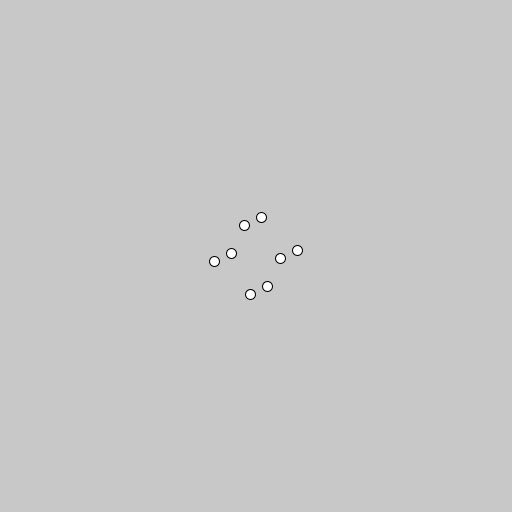
Frame 1 (no input)
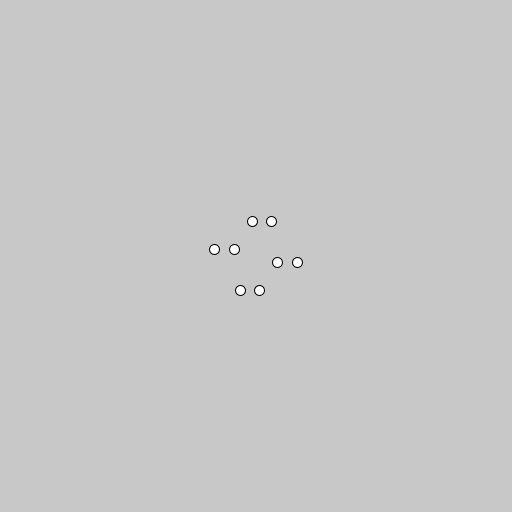
Frame 60 (the mouse pressed at the canvas centre just before this capture)
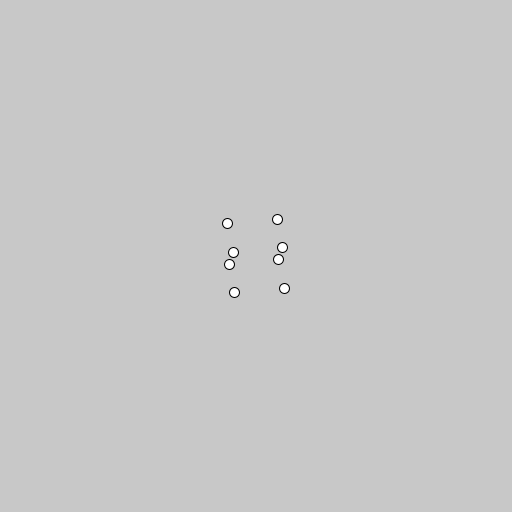
Frame 120 (the mouse held since frame 60 and released just before this capture)

The Processing sketch that drew these frames (run headless with seeded random() and noise(); from frame 60 on, the mouse is pressed at the canvas centre):

// Processing sketch: proyeccion3D
// ── proyeccion3D.pde
PVector [] cubo;

PVector Multiplica3x3PV(float [][] P, PVector p) {
 PVector xyz = new PVector();
 xyz.x = P[0][0] * p.x + P[0][1] * p.y + P[0][2] *p.z;
 xyz.y = P[1][0] * p.x + P[1][1] * p.y + P[1][2] *p.z;
 xyz.z = P[2][0] * p.x + P[2][1] * p.y + P[2][2] *p.z;
 return xyz;   
}


void setup() {
  size(512,512);
  cubo = new PVector[8];
  cubo[0] = new PVector(25, -25, 25);
  cubo[1] = new PVector(25,  25, 25);
  cubo[2] = new PVector(-25, 25, 25);
  cubo[3] = new PVector(-25, -25, 25);
  
  cubo[4] = new PVector(25, -25, -25);
  cubo[5] = new PVector(25, 25, -25);
  cubo[6] = new PVector(-25, 25, -25);
  cubo[7] = new PVector(-25, -25, -25);
}

float [][] Rx(float theta) {
  float [][] rx = {
    {1, 0, 0},
    {0, cos(theta), -sin(theta)},
    {0, sin(theta), cos(theta)}
  };
  return rx;
}

float [][] Ry(float theta) {
  float [][] ry = {
    {cos(theta), 0, sin(theta)},
    { 0, 1 , 0 },
    {-sin(theta), 0, cos(theta) }
  };
  return ry;
}

float [][] Rz(float theta) {
  float [][] rz = {
    {cos(theta), -sin(theta), 0},
    {sin(theta), cos(theta), 0},
    {0, 0, 1}
  };
  return rz;
}

void draw() {
  background(200);
  translate(256, 256);
  float [][] P = {
    {1, 0, 0},
    {0, 1, 0},
    {0, 0, 0}
  };
  float theta = millis()/1000.0f;
  float [][] rx = Rx(theta);
  float [][] ry = Ry(2*theta);
  float [][] rz = Rz(4*theta);
  
  for (PVector c3D : cubo) {
    PVector rz_c3D = Multiplica3x3PV(rz, c3D);
    PVector ry_c3D = Multiplica3x3PV(ry, rz_c3D);
    PVector rx_c3D = Multiplica3x3PV(rx, ry_c3D);
    PVector c2D = Multiplica3x3PV(P, rx_c3D);
    ellipse(c2D.x, c2D.y, 10, 10);
  } 
}

// ── Cubo3D.pde
class Cubo3D {
  PVector [] cubo;
  float [][] P = {
    {1, 0, 0},
    {0, 1, 0},
    {0, 0, 0}
  };
  Cubo3D() {
    cubo = new PVector[8];
    cubo[0] = new PVector(25, -25, 25);
    cubo[1] = new PVector(25,  25, 25);
    cubo[2] = new PVector(-25, 25, 25);
    cubo[3] = new PVector(-25, -25, 25);
  
    cubo[4] = new PVector(25, -25, -25);
    cubo[5] = new PVector(25, 25, -25);
    cubo[6] = new PVector(-25, 25, -25);
    cubo[7] = new PVector(-25, -25, -25);
  }

  PVector Multiplica3x3PV(float [][] P, PVector p) {
   PVector xyz = new PVector();
   xyz.x = P[0][0] * p.x + P[0][1] * p.y + P[0][2] *p.z;
   xyz.y = P[1][0] * p.x + P[1][1] * p.y + P[1][2] *p.z;
   xyz.z = P[2][0] * p.x + P[2][1] * p.y + P[2][2] *p.z;
   return xyz;   
  }
  
  float [][] Rx(float theta) {
    float [][] rx = {
      {1, 0, 0},
      {0, cos(theta), -sin(theta)},
      {0, sin(theta), cos(theta)}
    };
    return rx;
  }

  float [][] Ry(float theta) {
    float [][] ry = {
      {cos(theta), 0, sin(theta)},
      { 0, 1 , 0 },
      {-sin(theta), 0, cos(theta) }
    };
    return ry;
  }

  float [][] Rz(float theta) {
    float [][] rz = {
      {cos(theta), -sin(theta), 0},
      {sin(theta), cos(theta), 0},
      {0, 0, 1}
    };
    return rz;
  }
 
  void RotarX(float theta) {
    float [][] rx = Rx(theta);
    for(int k = 0; k < 8; k++) {
      cubo[k] = Multiplica3x3PV(rx, cubo[k]);
    }
  }
  
  void RotarY(float theta) {
    float [][] ry = Ry(theta);
    for(int k = 0; k < 8; k++) {
      cubo[k] = Multiplica3x3PV(ry, cubo[k]);
    }
  }
  
  void RotarZ(float theta) {
   float [][] rz = Rz(theta);
    for(int k = 0; k < 8; k++) {
      cubo[k] = Multiplica3x3PV(rz, cubo[k]);
    } 
  }
  
  void Dibujar() {
    PVector [] cubo2D = new PVector[8];
    for(int k = 0; k < 8; k++) {
      cubo2D[k] = Multiplica3x3PV(P, cubo[k]);
    }
    DibujarCubo(cubo2D);
  }
  
  void DibujarCubo(PVector [] c) {
     for(PVector p2D : c) {
       ellipse(p2D.x, p2D.y, 10, 10);
     }  
   
    line(c[0].x, c[0].y, c[1].x, c[1].y);
    line(c[1].x, c[1].y, c[2].x, c[2].y);
    line(c[2].x, c[2].y, c[3].x, c[3].y);
    line(c[3].x, c[3].y, c[0].x, c[0].y);
    
    line(c[4].x, c[4].y, c[5].x, c[5].y);
    line(c[5].x, c[5].y, c[6].x, c[6].y);
    line(c[6].x, c[6].y, c[7].x, c[7].y);
    line(c[7].x, c[7].y, c[4].x, c[4].y);
    
    line(c[0].x, c[0].y, c[4].x, c[4].y);
    line(c[1].x, c[1].y, c[5].x, c[5].y);
    line(c[2].x, c[2].y, c[6].x, c[6].y);
    line(c[3].x, c[3].y, c[7].x, c[7].y);
  }  
}
